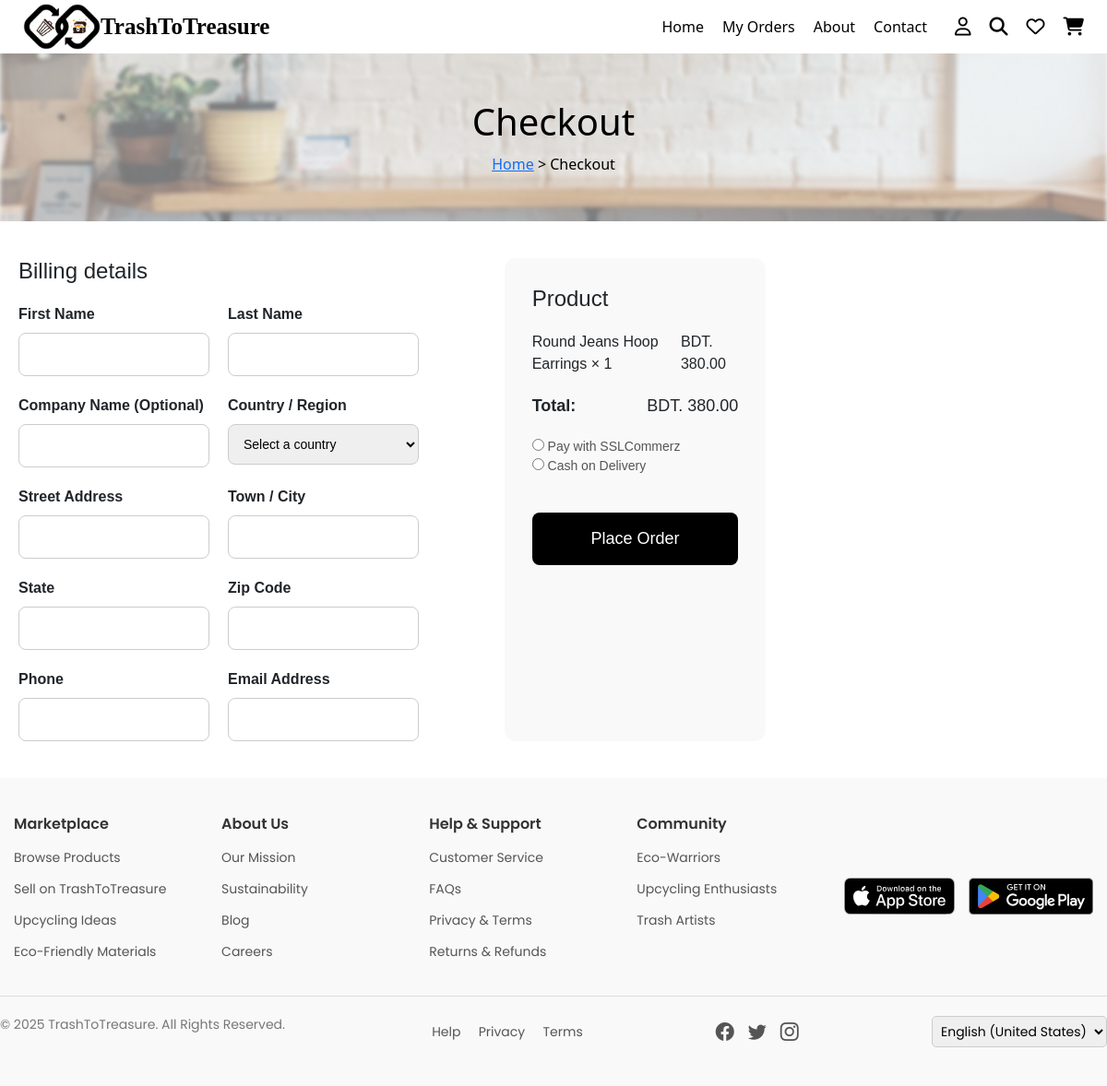
Before: /checkout/ (signed in) with the older database file.
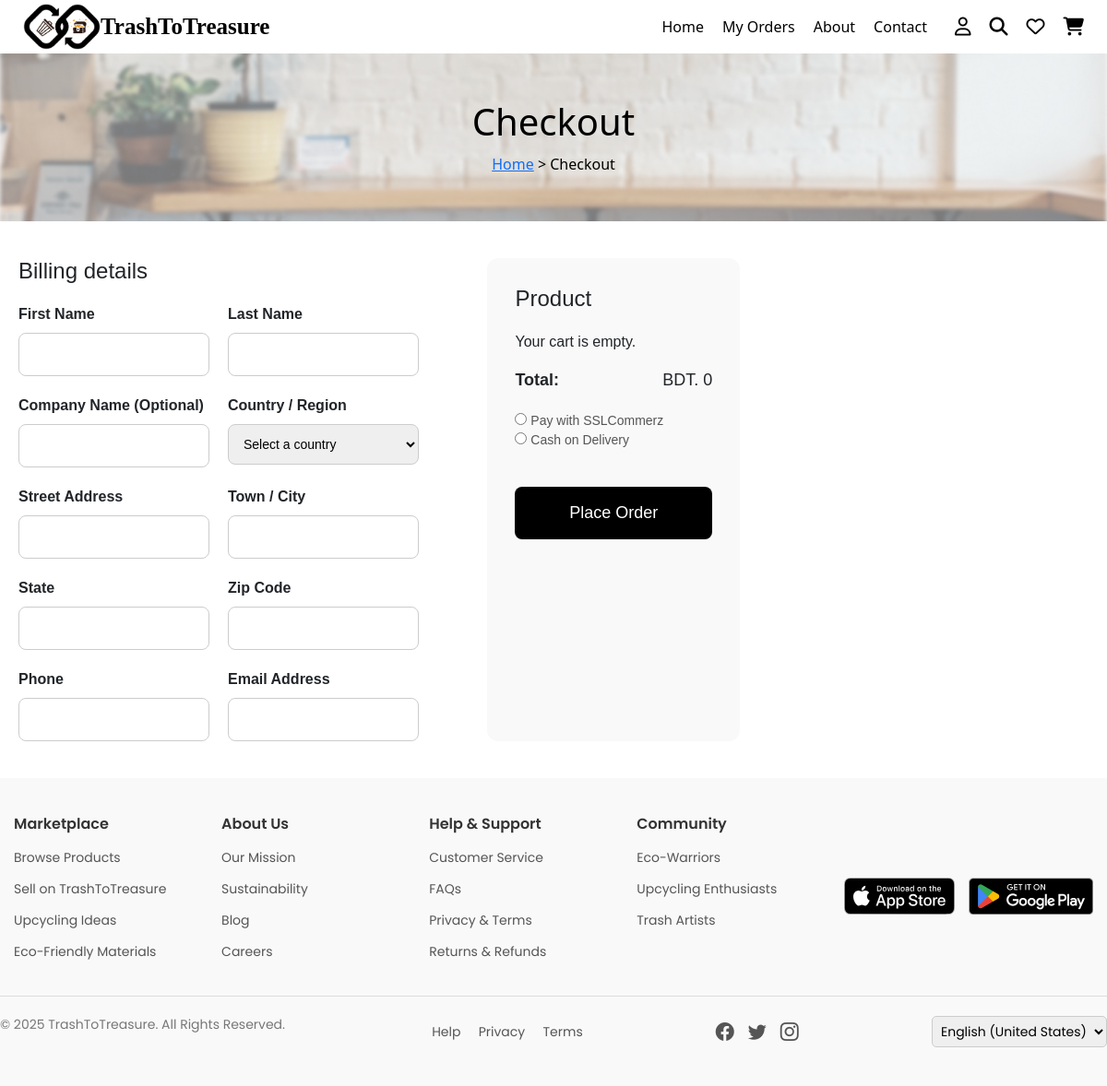
After: the same page with the newer database file.
### marketplace/models.py (models this page shows, shortened)
class CartItem(models.Model):
    buyer = models.ForeignKey(User, on_delete=models.CASCADE)
    content_type = models.ForeignKey(ContentType, on_delete=models.CASCADE)
    object_id = models.PositiveIntegerField()
    item = GenericForeignKey('content_type', 'object_id')
    quantity = models.PositiveIntegerField(default=1)
    added_at = models.DateTimeField(auto_now_add=True)
    class Meta:
        unique_together = ('buyer', 'content_type', 'object_id')
    def subtotal(self):
        return self.quantity * self.item.price  # works as long as both models have a .price

class UpcycledProduct(models.Model):
    product_name = models.CharField(max_length=255, default="")
    category = models.CharField(max_length=100, default="")
    description = models.TextField()
    price = models.DecimalField(max_digits=10, decimal_places=2)
    product_status = models.CharField(max_length=20, choices=PRODUCT_STATUS_CHOICES, default='active')
    artisan = models.ForeignKey(User, on_delete=models.CASCADE, related_name='upcycled_products', null=True, blank=True)
    approval_status = models.BooleanField(default=False)
    stock_availability = models.IntegerField()
    product_images = models.ImageField(upload_to='upcycled_products/', blank=True, null=True)
    location = models.CharField(max_length=255, default="")
    rating = models.DecimalField(max_digits=3, decimal_places=2, default=0.0)
    tags = models.CharField(max_length=255, blank=True, null=True)
    listing_date = models.DateTimeField(auto_now_add=True)
    last_updated = models.DateTimeField(auto_now=True, null=True, blank=True)
    sold_count = models.IntegerField(default=0)
    delivery_status = models.CharField(max_length=20, choices=DELIVERY_STATUS_CHOICES, default='ready')
    slug = models.SlugField(max_length=255, unique=True, blank=True)

### marketplace/views.py (the view)
# urls.py: path('checkout/', checkout, name='checkout'),
@login_required
def checkout(request):
    cart_items = CartItem.objects.filter(buyer=request.user)
    subtotal = sum(item.subtotal() for item in cart_items)
    return render(request, 'checkout.html', {
        'cart_items': cart_items,
        'subtotal': subtotal,
    })

### marketplace/templates/checkout.html (shortened to what the changed rows need)
{% load static %}
{% include "header.html" %}
<!DOCTYPE html>
<html lang="en">
<head>
    <link rel="stylesheet" href="{% static '/css/checkout.css' %}">
</head>
<body>
    <section class="checkout-banner">
        <h2>Checkout</h2>
    </section>
    <div class="checkout-container">
        <div class="checkout-content">
                    <div class="order-summary">
                        <h3>Product</h3>
                        {% for item in cart_items %}
                          <div class="product-item">
                            <span>
                              {% if item.content_type.model == 'upcycledproduct' %}
                                {{ item.item.product_name }}
                              {% elif item.content_type.model == 'trashitem' %}
                                {{ item.item.material_name }}
                              {% else %}
                                Unknown Item
                              {% endif %}
                              × {{ item.quantity }}
                            </span>
                            <span>BDT. {{ item.subtotal }}</span>
                          </div>
                        {% empty %}
                          <p>Your cart is empty.</p>
                        {% endfor %}
                        <div class="totals">
                          <p><strong>Total:</strong> BDT. {{ subtotal }}</p>
                        </div>
                        <div class="payment-info">
                          <label>
                          </label>
                          <label>
                          </label>
                        </div>
                        <button type="submit" class="place-order-btn">Place Order</button>
                    </div>
            </div>
        </div>
</body>
</html>
{% include "footer.html" %}

Changed rows visible on the page:
removed CartItem: item.product_name "Round Jeans Hoop Earrings", quantity "1", subtotal "380.00"
Other visible differences:
{{ subtotal }}: "380.00" → "0"
text now shown: "Your cart is empty."
